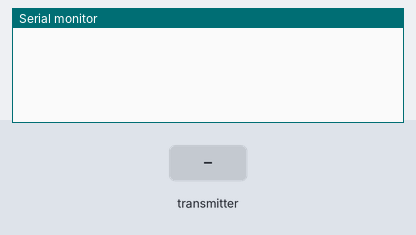
The sketch below on a simulated ESP32. Parts: the last lines printed to the serial monitor. The inputs (shaded band) are chosen by the test bench.

Above: at 1.2 s.
1.3 s: the transmitter starts sending a = 0
At 1.66 s:
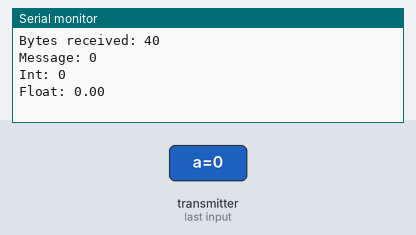
2.8 s: the transmitter starts sending b = 1024
4.3 s: the transmitter starts sending c = 25
At 4.66 s:
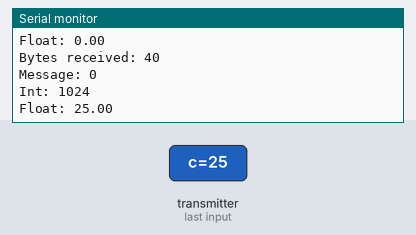
5.8 s: the transmitter starts sending a = 1
7.3 s: the transmitter starts sending b = 2048
8.8 s: the transmitter starts sending c = 50
At 9.16 s:
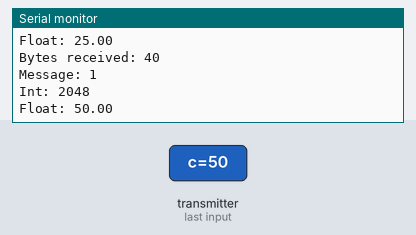
Timing chart, 0 to 11.3 s (numbered marks = the images above; inputs shaded):
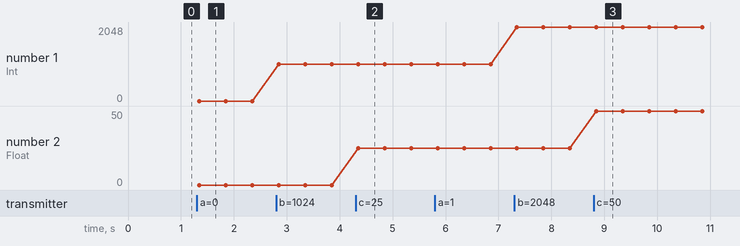

The sketch:

ESPNOW_Receiver.ino
```cpp
#include <esp_now.h>
#include <WiFi.h>

// This MUST match the Sender's struct exactly
typedef struct struct_message
{
    char a[32];
    int b;
    float c;
} struct_message;

struct_message myData;

// Callback function that will be executed when data is received
void OnDataRecv(const uint8_t *mac, const uint8_t *incomingData, int len)
{
    memcpy(&myData, incomingData, sizeof(myData));

    Serial.print("Bytes received: ");
    Serial.println(len);
    Serial.print("Message: ");
    Serial.println(myData.a);
    Serial.print("Int: ");
    Serial.println(myData.b);
    Serial.print("Float: ");
    Serial.println(myData.c);
    Serial.println();
}

void setup()
{
    Serial.begin(115200);

    // Set device as a Wi-Fi Station
    WiFi.mode(WIFI_STA);

    // Init ESP-NOW
    if (esp_now_init() != ESP_OK)
    {
        Serial.println("Error initializing ESP-NOW");
        return;
    }

    // Register the callback function
    esp_now_register_recv_cb(esp_now_recv_cb_t(OnDataRecv));
}

void loop()
{
    // The Receiver doesn't need to do anything in the loop!
    // It just waits for the Callback to trigger.
}
```

Measured:
- after the input at 1.3 s, the serial monitor: prints a new line after 0.05 s (image 1)
- after the input at 4.3 s, the serial monitor: prints a new line after 0.05 s (image 2)
- after the input at 8.8 s, the serial monitor: prints a new line after 0.05 s (image 3)
- plotted number 1: 0 → 1024 after the input at 2.8 s, 1024 → 2048 after the input at 7.3 s
- plotted number 2: 0 → 25 after the input at 4.3 s, 25 → 50 after the input at 8.8 s
